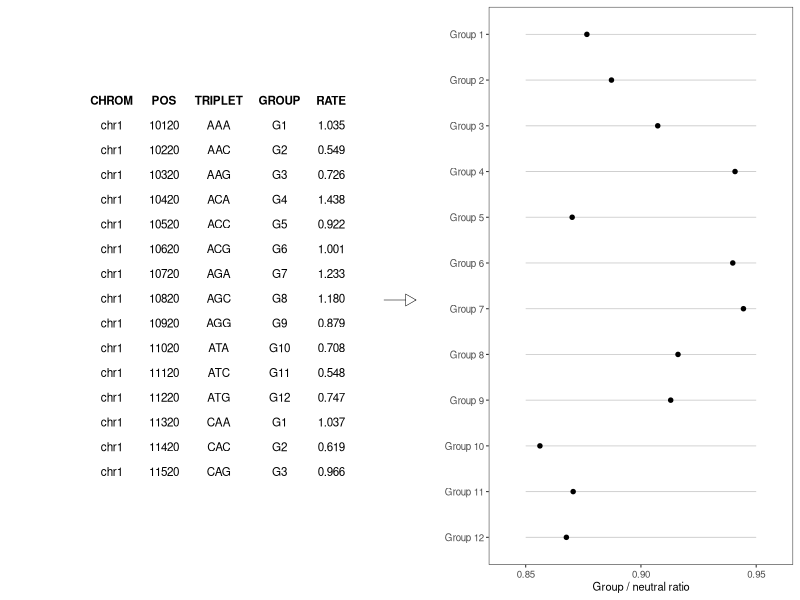
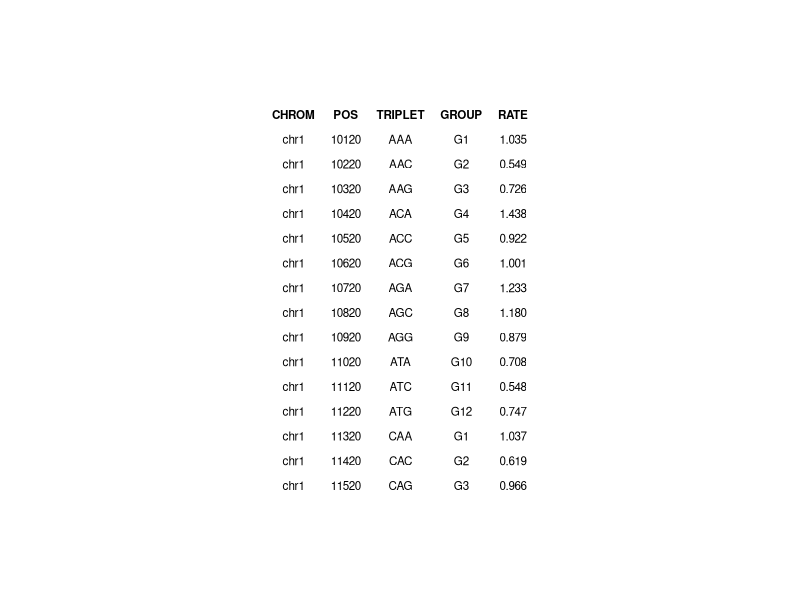
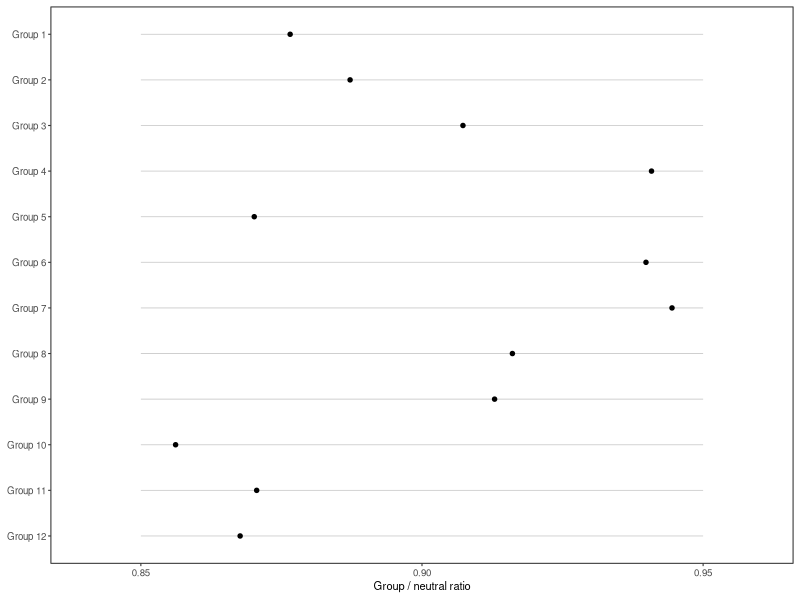
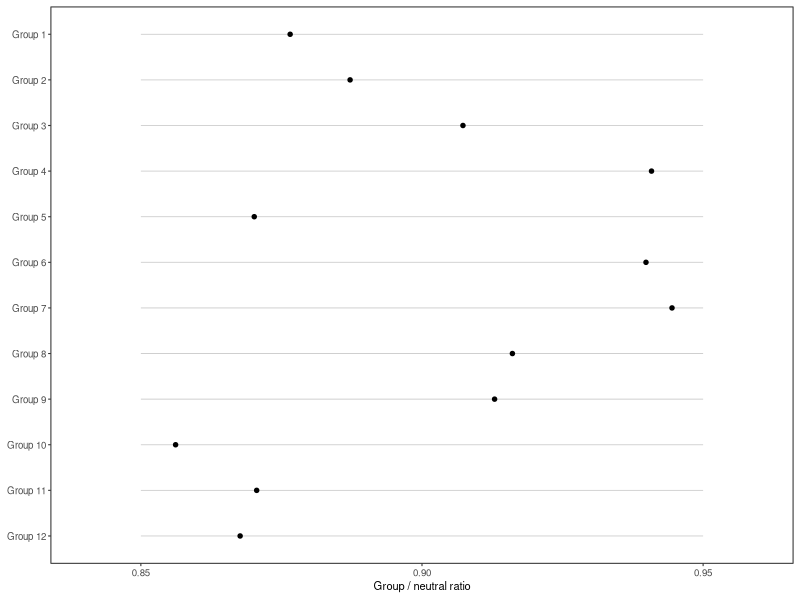
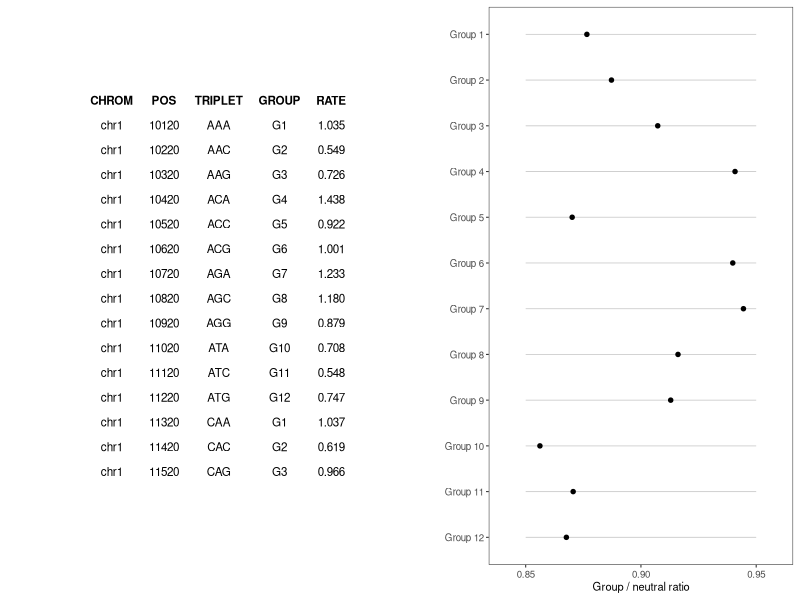

Source code (R) for these figures, in order:
library(ggplot2)
library(cowplot)
library(grid)
library(ggpubr)

variants <- data.frame(
  CHROM   = "chr1",
  POS     = c(10120, 10220, 10320, 10420, 10520,
              10620, 10720, 10820, 10920, 11020,
              11120, 11220, 11320, 11420, 11520),
  TRIPLET = c("AAA","AAC","AAG","ACA","ACC",
              "ACG","AGA","AGC","AGG","ATA",
              "ATC","ATG","CAA","CAC","CAG"),
  GROUP   = c("G1","G2","G3","G4","G5",
              "G6","G7","G8","G9","G10",
              "G11","G12","G1","G2","G3"),
  RATE    = round(runif(15, 0.5, 1.5), 3)
)

# Flag rows in the 1 kb window [10320, 11320]
variants$in_window <- with(variants, POS >= 10320 & POS <= 11320)

# Left panel
tab <- gridExtra::tableGrob(
  variants[, c("CHROM","POS","TRIPLET","GROUP","RATE")],
  rows = NULL,
  theme = gridExtra::ttheme_minimal(
    core = list(
      fg_params = list(cex = 0.7),
      bg_params = list(fill = NA, col = NA)
    ),
    colhead = list(
      fg_params = list(cex = 0.7, fontface = 2),
      bg_params = list(fill = NA, col = NA)
    )
  )
)

# Compute which rows are in the window (for bracket placement)
window_rows <- which(variants$in_window)
row_top    <- min(window_rows)
row_bottom <- max(window_rows)

# Function to draw a thin minimal bracket on the right side of the table
add_bracket <- function(table_grob, row_top, row_bottom, label = "1 kb") {
  g <- table_grob
  g <- gTree(children = gList(g), cl = "bracket_table")
  
  bracket_fun <- function(x) {
    grid.draw(x$children[[1]])
    
    # Get layout info
    lay <- x$children[[1]]$layout
    n_rows <- max(lay$t)
    
    # Right edge x position (npc)
    x_right <- unit(1, "npc") + unit(0.01, "npc")
    
    # Convert row indices to npc y positions
    y_top    <- unit(1 - (row_top - 0.5) / n_rows, "npc")
    y_bottom <- unit(1 - (row_bottom - 0.5) / n_rows, "npc")
    
    # Thin bracket lines
    grid.lines(x = unit.c(x_right, x_right),
               y = unit.c(y_top, y_bottom),
               gp = gpar(lwd = 0.5))
    
    grid.lines(x = unit.c(x_right - unit(0.01, "npc"), x_right),
               y = unit.c(y_top, y_top),
               gp = gpar(lwd = 0.5))
    
    grid.lines(x = unit.c(x_right - unit(0.01, "npc"), x_right),
               y = unit.c(y_bottom, y_bottom),
               gp = gpar(lwd = 0.5))
    
    # Label
    grid.text(label,
              x = x_right + unit(0.02, "npc"),
              y = (y_top + y_bottom) / 2,
              just = "left",
              gp = gpar(cex = 0.7))
  }
  
  class(bracket_fun) <- "grob"
  g$draw <- bracket_fun
  g
}

tab_with_bracket <- add_bracket(tab, row_top, row_bottom, label = "1 kb")

## -----------------------------
## 3. Right panel: 12 group ratios
## -----------------------------
set.seed(1)
ratios <- data.frame(
  group = factor(paste0("Group ", 1:12),
                 levels = paste0("Group ", 12:1)), # reverse for top-down
  ratio = runif(12, 0.85, 0.95)
)

p_right <- ggplot(ratios, aes(x = ratio, y = group)) +
  geom_segment(aes(x = 0.85, xend = 0.95, y = group, yend = group),
               color = "grey80", linewidth = 0.3) +
  geom_point(size = 1.2) +
  scale_x_continuous(limits = c(0.84, 0.96), breaks = c(0.85, 0.90, 0.95)) +
  labs(x = "Group / neutral ratio", y = NULL) +
  theme_bw(base_size = 8) +
  theme(
    panel.grid = element_blank(),
    axis.text.y = element_text(size = 7),
    axis.text.x = element_text(size = 7),
    axis.title.x = element_text(size = 8),
    plot.margin = margin(5, 5, 5, 5)
  )

## -----------------------------
## 4. Combine panels + arrow
## -----------------------------
# Left: table grob as a cowplot object
left_panel  <- ggpubr::as_ggplot(tab_with_bracket)
right_panel <- p_right

# Base two-panel layout
two_panel <- plot_grid(
  left_panel,
  right_panel,
  nrow = 1,
  rel_widths = c(1.2, 1),
  align = "h"
)

# Add a short arrow between panels using draw_plot + annotation_custom
arrow_layer <- ggplot() +
  xlim(0, 1) + ylim(0, 1) +
  theme_void()

arrow_layer <- arrow_layer +
  annotation_custom(
    grob = linesGrob(
      x = unit(c(0.48, 0.52), "npc"),
      y = unit(c(0.5, 0.5), "npc"),
      gp = gpar(lwd = 0.5),
      arrow = arrow(length = unit(0.02, "npc"), type = "closed")
    )
  )

final_plot <- ggdraw() +
  draw_plot(two_panel, 0, 0, 1, 1) +
  draw_plot(arrow_layer, 0, 0, 1, 1)

## -----------------------------
## 5. Save as crisp vector PDF
## -----------------------------
#ggsave("two_panel_schematic.pdf", final_plot,
#       width = 7, height = 3, units = "in", device = cairo_pdf)
